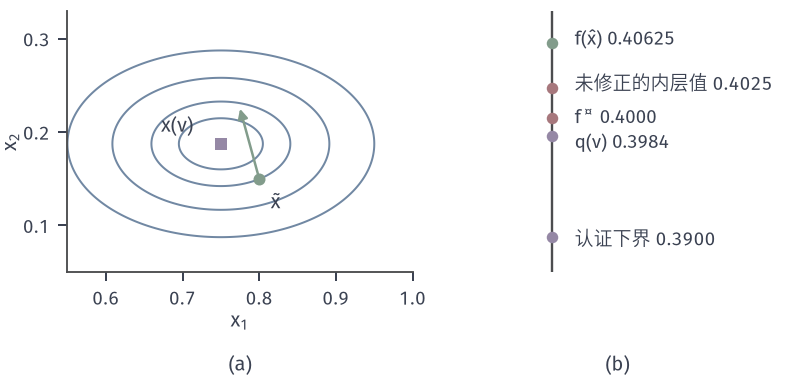

The Python source for this figure:
from pathlib import Path
import sys
ROOT = next(p for p in Path(__file__).resolve().parents if (p/'build.sh').is_file() and (p/'tex/book.tex').is_file())
sys.path.insert(0, str(ROOT/'figures/00-shared/mathematical-preliminaries-upper/00-shared/comprehension-figures'))
from support import figure, save, BLUE, GREEN, YELLOW, RED, PURPLE, INK, MUTED, GRID, BLUE_FILL, GREEN_FILL, YELLOW_FILL, RED_FILL, PURPLE_FILL
import numpy as np
HERE = Path(__file__).resolve().parent
STROKE = '#4C4D4F'
def panel(fig, left, right, top, bottom, wspace=.25):
    fig.set_layout_engine(None)
    H=fig.get_figheight()*25.4
    if len(fig.axes)>1: bottom=15.5/H
    fig.subplots_adjust(left=left, right=right, top=top, bottom=bottom, wspace=wspace)
def tag(fig, ax, s, y=None):
    p = ax.get_position(); fig.text((p.x0+p.x1)/2, 1.0/(fig.get_figheight()*25.4), s, ha='center', va='bottom')
def opt(ax, x=0, y=0, ms=4.8, z=7): ax.plot([x],[y],'o',ms=ms,color=RED,mew=0,zorder=z)
def dot(ax, x, y, c=GREEN, ms=4.2, z=6, m='o'): ax.plot([x],[y],m,ms=ms,color=c,mew=0,zorder=z)
def hollow(ax, x, y, c=BLUE, ms=4.4, z=7): ax.plot([x],[y],'o',ms=ms,mfc='white',mec=c,mew=1.0,zorder=z)

# 固定 nu=-3/4，L=(x1^2+4x2^2)/2+nu(x1+x2-1)，mu=1；x_tilde=(0.8,0.15)。
nu=-.75
def L(a,b): return .5*(a**2+4*b**2)+nu*(a+b-1)
xt=(.8,.15);g=(xt[0]+nu,4*xt[1]+nu);Lt=L(*xt);q=L(.75,.1875);cert=Lt-(g[0]**2+g[1]**2)/2
fig,(A,B)=figure(width_mm=112,height_mm=54,ncols=2,gridspec_kw={'width_ratios':[1.05,1]})
panel(fig,.085,.985,.97,.2,wspace=.12)
x=np.linspace(.55,1.0,300);y=np.linspace(.05,.33,300);X,Y=np.meshgrid(x,y)
A.contour(X,Y,L(X,Y),levels=q+np.array([.0015,.0041,.01,.02]),colors=BLUE,linewidths=.8)
dot(A,.75,.1875,PURPLE,ms=4.8,m='s');dot(A,*xt,GREEN,ms=4.8)
A.annotate('',xy=(xt[0]-.5*g[0],xt[1]-.5*g[1]),xytext=xt,arrowprops=dict(arrowstyle='-|>',color=GREEN,lw=1.0,shrinkA=0,shrinkB=0))
A.text(.715,.2,r'$x(\nu)$',ha='right',fontsize=8);A.text(.815,.135,r'$\tilde{x}$',fontsize=8,va='top')
A.set_xlim(.55,1.0);A.set_ylim(.05,.33);A.set_xticks([.6,.7,.8,.9,1.0]);A.set_yticks([.1,.2,.3]);A.set_xlabel('$x_1$',labelpad=1);A.set_ylabel('$x_2$',labelpad=1)
B.set_xlim(0,1);B.set_ylim(.387,.409);B.axis('off')
B.plot([.3,.3],[.387,.409],color=STROKE,lw=.95)
items=[(cert,PURPLE,'认证下界 '+f'{cert:.4f}',-.0002),(q,PURPLE,'$q(\\nu)$ '+f'{q:.4f}',-.0006),(.4,RED,'$f^\\star$ 0.4000',0),(Lt,RED,'未修正的内层值 '+f'{Lt:.4f}',.0004),(13/32,GREEN,'$f(\\hat{x})$ '+f'{13/32:.5f}',.0003)]
for v,c,s,dy in items:
    B.plot([.3],[v],'o',ms=4.6,color=c,mew=0,zorder=5); B.text(.37,v+dy,s,va='center',fontsize=7.5)
for a_,s in zip((A,B),('(a)','(b)')):tag(fig,a_,s)
save(fig,HERE,'figure',{'cert':cert,'q':q,'L_tilde':Lt,'f_hat':13/32})
